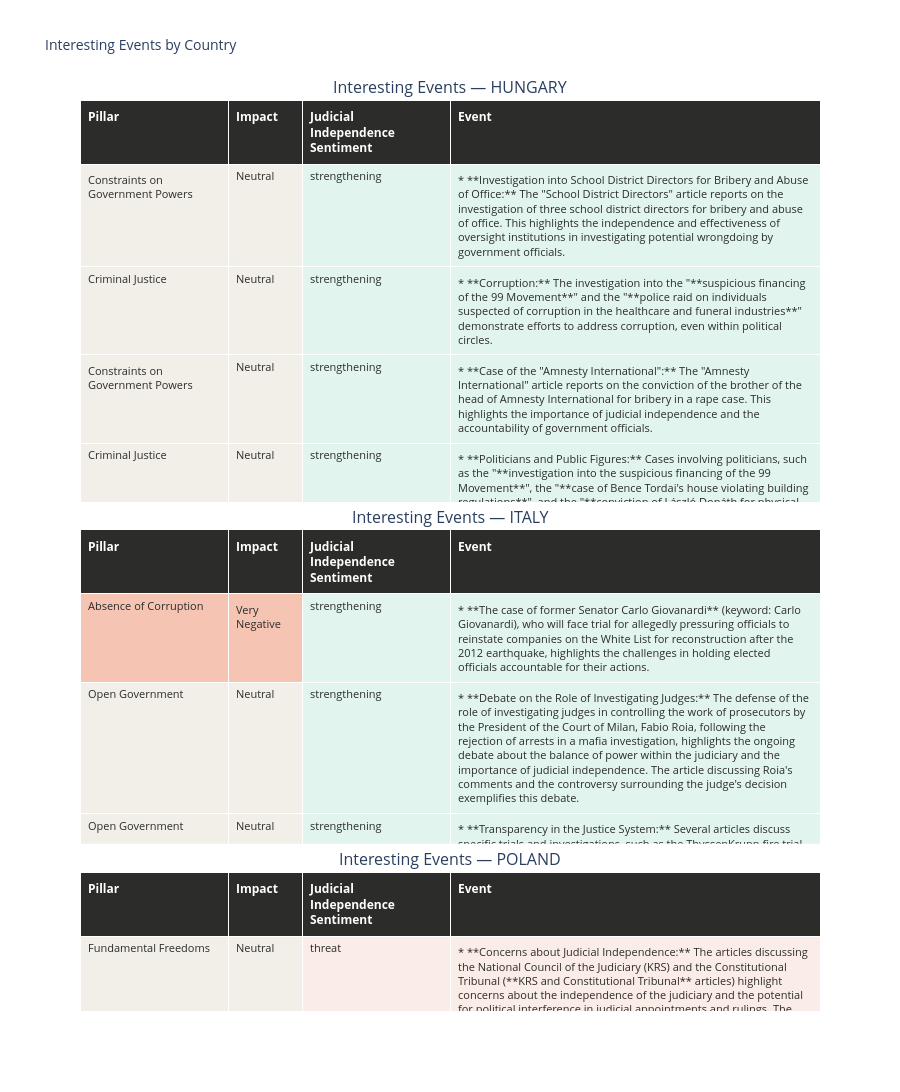

Notebook cell for this chart:
### Markdown cell above
### 2.2 Eventos Interesantes

Eventos que tienen un impacto contrario/distinto al sentimiento de independencia judicial. Es decir:
- Noticias que tienen un impacto positivo en el pilar pero un sentimiento de independencia judicial negativo (amenaza)
- Noticias que tienen un impacto negativo en el pilar pero un sentimiento de independencia judicial positivo (fortalecimiento)
- Noticias que tienen un impacto neutral en el pilar pero un sentimiento de independencia judicial positivo/negativo (amenaza/fortalecimiento)

### Code cell
fig = plot_interesting_events(df)

### Figure 1 — Plotly figure (JSON) as saved in the notebook; plotly's stock layout.template omitted (floating-point values rounded to 4 significant figures)
{"data": [{"cells": {"align": ["left", "left", "left", "left"], "fill": {"color": [["#F1EFE8", "#F1EFE8", "#F1EFE8", "#F1EFE8", "#F1EFE8", "#F1EFE8", "#F1EFE8", "#F1EFE8"], ["#F1EFE8", "#F1EFE8", "#F1EFE8", "#F1EFE8", "#F1EFE8", "#F1EFE8", "#F1EFE8", "#F1EFE8"], ["#E1F5EE", "#E1F5EE", "#E1F5EE", "#E1F5EE", "#E1F5EE", "#E1F5EE", "#E1F5EE", "#E1F5EE"], ["#E1F5EE", "#E1F5EE", "#E1F5EE", "#E1F5EE", "#E1F5EE", "#E1F5EE", "#E1F5EE", "#E1F5EE"]]}, "font": {"color": "#2C2C2A", "size": 11}, "height": 60, "values": [["Constraints on Government Powers", "Criminal Justice", "Constraints on Government Powers", "Criminal Justice", "Constraints on Government Powers", "Constraints on Government Powers", "Constraints on Government Powers", "Constraints on Government Powers"], ["Neutral", "Neutral", "Neutral", "Neutral", "Neutral", "Neutral", "Neutral", "Neutral"], ["strengthening", "strengthening", "strengthening", "strengthening", "strengthening", "strengthening", "strengthening", "strengthening"], ["* **Investigation into School District Directors for Bribery and Abuse of Office:** The \"School District Directors\" article reports on the investigation of three school district directors for bribery and abuse of office. This highlights the independence and effectiveness of oversight institutions in investigating potential wrongdoing by government officials.", "* **Corruption:** The investigation into the \"**suspicious financing of the 99 Movement**\" and the \"**police raid on individuals suspected of corruption in the healthcare and funeral industries**\" demonstrate efforts to address corruption, even within political circles.", "* **Case of the \"Amnesty International\":** The \"Amnesty International\" article reports on the conviction of the brother of the head of Amnesty International for bribery in a rape case. This highlights the importance of judicial independence and the accountability of government officials.", "* **Politicians and Public Figures:** Cases involving politicians, such as the \"**investigation into the suspicious financing of the 99 Movement**\", the \"**case of Bence Tordai's house violating building regulations**\", and the \"**conviction of László Donáth for physical assault**\", demonstrate that even high-profile individuals are subject to the same legal processes as ordinary citizens.", "* **Case of László Donáth:** The \"László Donáth\" article reports on the case of a former socialist representative accused of sexual harassment and physical assault. The fact that the prosecution is appealing the initial fine imposed on Donáth suggests that the judiciary is willing to pursue cases involving alleged misconduct by politicians.", "* **Investigation into Alleged Corruption Case of Márta V. Naszályi:** The \"Márta V. Naszályi\" article reports on the establishment of an investigative committee to investigate allegations of corruption against the left-wing mayor. This highlights the role of the opposition in exercising its oversight and investigative functions.", "* **Conviction of a Szeged Man for Accepting an Official Bribe:** The \"Szeged Man\" article reports on the trial of a man accused of accepting an official bribe. This case highlights the importance of holding government officials accountable for their actions and ensuring that they are not above the law.", "* **Debate Over the \"Castle Law\":** The \"Castle Law\" article reports on President Katalin Novák's decision to send the \"castle law\" to the Constitutional Court for review. This highlights the tension between the executive and legislative branches of government and the president's willingness to use her authority to check the power of the legislature."]]}, "columnwidth": [2, 1, 2, 5], "domain": {"x": [0, 1], "y": [0.5588, 1]}, "header": {"align": ["left", "left", "left", "left"], "fill": {"color": "#2C2C2A"}, "font": {"color": "white", "size": 12}, "height": 32, "values": ["<b>Pillar</b>", "<b>Impact</b>", "<b>Judicial Independence Sentiment</b>", "<b>Event</b>"]}, "type": "table"}, {"cells": {"align": ["left", "left", "left", "left"], "fill": {"color": [["#F5C4B3", "#F1EFE8", "#F1EFE8", "#F1EFE8", "#F1EFE8", "#F1EFE8"], ["#F5C4B3", "#F1EFE8", "#F1EFE8", "#F1EFE8", "#F1EFE8", "#F1EFE8"], ["#E1F5EE", "#E1F5EE", "#E1F5EE", "#FAECE7", "#E1F5EE", "#E1F5EE"], ["#E1F5EE", "#E1F5EE", "#E1F5EE", "#FAECE7", "#E1F5EE", "#E1F5EE"]]}, "font": {"color": "#2C2C2A", "size": 11}, "height": 60, "values": [["Absence of Corruption", "Open Government", "Open Government", "Regulatory Enforcement", "Open Government", "Open Government"], ["Very Negative", "Neutral", "Neutral", "Neutral", "Neutral", "Neutral"], ["strengthening", "strengthening", "strengthening", "threat", "strengthening", "strengthening"], ["* **The case of former Senator Carlo Giovanardi** (keyword: Carlo Giovanardi), who will face trial for allegedly pressuring officials to reinstate companies on the White List for reconstruction after the 2012 earthquake, highlights the challenges in holding elected officials accountable for their actions.", "* **Debate on the Role of Investigating Judges:** The defense of the role of investigating judges in controlling the work of prosecutors by the President of the Court of Milan, Fabio Roia, following the rejection of arrests in a mafia investigation, highlights the ongoing debate about the balance of power within the judiciary and the importance of judicial independence. The article discussing Roia's comments and the controversy surrounding the judge's decision exemplifies this debate.", "* **Transparency in the Justice System:** Several articles discuss specific trials and investigations, such as the ThyssenKrupp fire trial, the Erba massacre trial, and the investigation into the Piazza Loggia massacre. These articles highlight the importance of transparency in the justice system, ensuring that proceedings are open to public scrutiny and that justice is seen to be done. The articles referencing the Erba massacre trial (e.g., the article mentioning the reopening of the trial based on new evidence) and the Piazza Loggia massacre investigation (e.g., the article mentioning Manlio Milani's fight for the truth) exemplify this focus on transparency.", "* **Political Influence:** Some articles suggest that political considerations may influence regulatory enforcement decisions, raising concerns about the impartiality and independence of regulatory authorities.", "* **Scrutiny of Government Spending and Contracts:** The National Anti-Corruption Authority (ANAC)'s investigation into the Genoa dam contract and the Court of Auditors' investigation into urban planning projects demonstrate the role of independent oversight bodies in ensuring transparency and accountability in government spending and contracts. The articles referencing these investigations (e.g., the article mentioning ANAC's request for clarifications from the Port Authority) highlight the importance of ensuring that public funds are used responsibly.", "* **Transparency in the Electoral Process:** The possibility of a recount in the Sardinian regional elections due to the narrow margin between the winner and the loser highlights the importance of transparency and accountability in the electoral process, as well as the need for clear guidelines and procedures for handling appeals. The article discussing the possibility of a recount and the strict rules for appealing exemplifies this focus on transparency."]]}, "columnwidth": [2, 1, 2, 5], "domain": {"x": [0, 1], "y": [0.1835, 0.5288]}, "header": {"align": ["left", "left", "left", "left"], "fill": {"color": "#2C2C2A"}, "font": {"color": "white", "size": 12}, "height": 32, "values": ["<b>Pillar</b>", "<b>Impact</b>", "<b>Judicial Independence Sentiment</b>", "<b>Event</b>"]}, "type": "table"}, {"cells": {"align": ["left", "left", "left", "left"], "fill": {"color": [["#F1EFE8", "#F1EFE8"], ["#F1EFE8", "#F1EFE8"], ["#FAECE7", "#FAECE7"], ["#FAECE7", "#FAECE7"]]}, "font": {"color": "#2C2C2A", "size": 11}, "height": 60, "values": [["Fundamental Freedoms", "Criminal Justice"], ["Neutral", "Neutral"], ["threat", "threat"], ["* **Concerns about Judicial Independence:** The articles discussing the National Council of the Judiciary (KRS) and the Constitutional Tribunal (**KRS and Constitutional Tribunal** articles) highlight concerns about the independence of the judiciary and the potential for political interference in judicial appointments and rulings. The articles suggest that while there are efforts to restore the rule of law, challenges remain in ensuring the independence and impartiality of the justice system.", "* **Potential for Political Influence:** The \"Mariusz Kamiński\" case raises concerns about the potential for political influence on the judicial process, particularly in cases involving high-profile individuals."]]}, "columnwidth": [2, 1, 2, 5], "domain": {"x": [0, 1], "y": [0, 0.1535]}, "header": {"align": ["left", "left", "left", "left"], "fill": {"color": "#2C2C2A"}, "font": {"color": "white", "size": 12}, "height": 32, "values": ["<b>Pillar</b>", "<b>Impact</b>", "<b>Judicial Independence Sentiment</b>", "<b>Event</b>"]}, "type": "table"}], "layout": {"annotations": [{"font": {"size": 16}, "showarrow": false, "text": "Interesting Events — HUNGARY", "x": 0.5, "xanchor": "center", "xref": "paper", "y": 1, "yanchor": "bottom", "yref": "paper"}, {"font": {"size": 16}, "showarrow": false, "text": "Interesting Events — ITALY", "x": 0.5, "xanchor": "center", "xref": "paper", "y": 0.5288, "yanchor": "bottom", "yref": "paper"}, {"font": {"size": 16}, "showarrow": false, "text": "Interesting Events — POLAND", "x": 0.5, "xanchor": "center", "xref": "paper", "y": 0.1535, "yanchor": "bottom", "yref": "paper"}], "height": 1256, "paper_bgcolor": "white", "title": {"font": {"size": 14}, "text": "Interesting Events by Country"}}}
